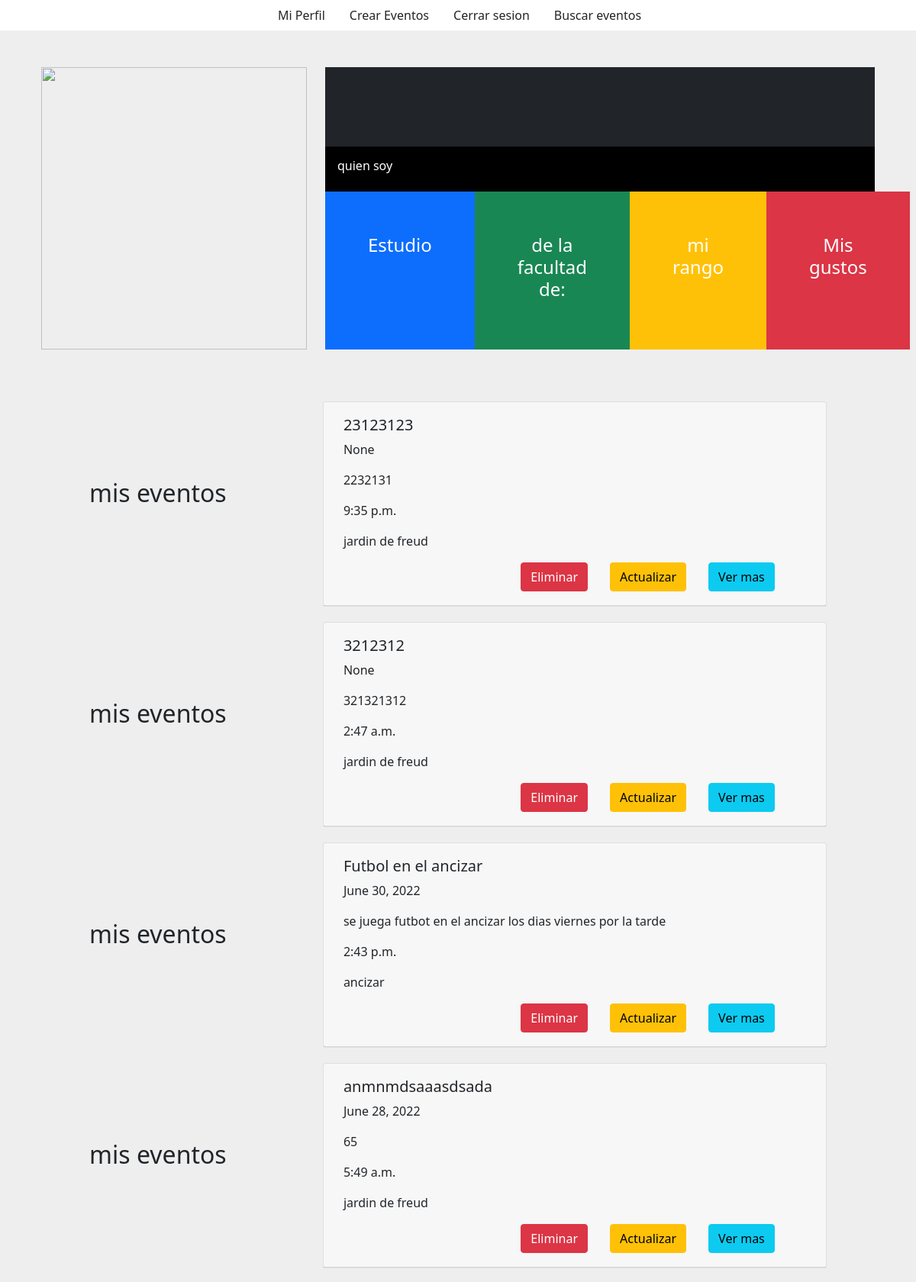
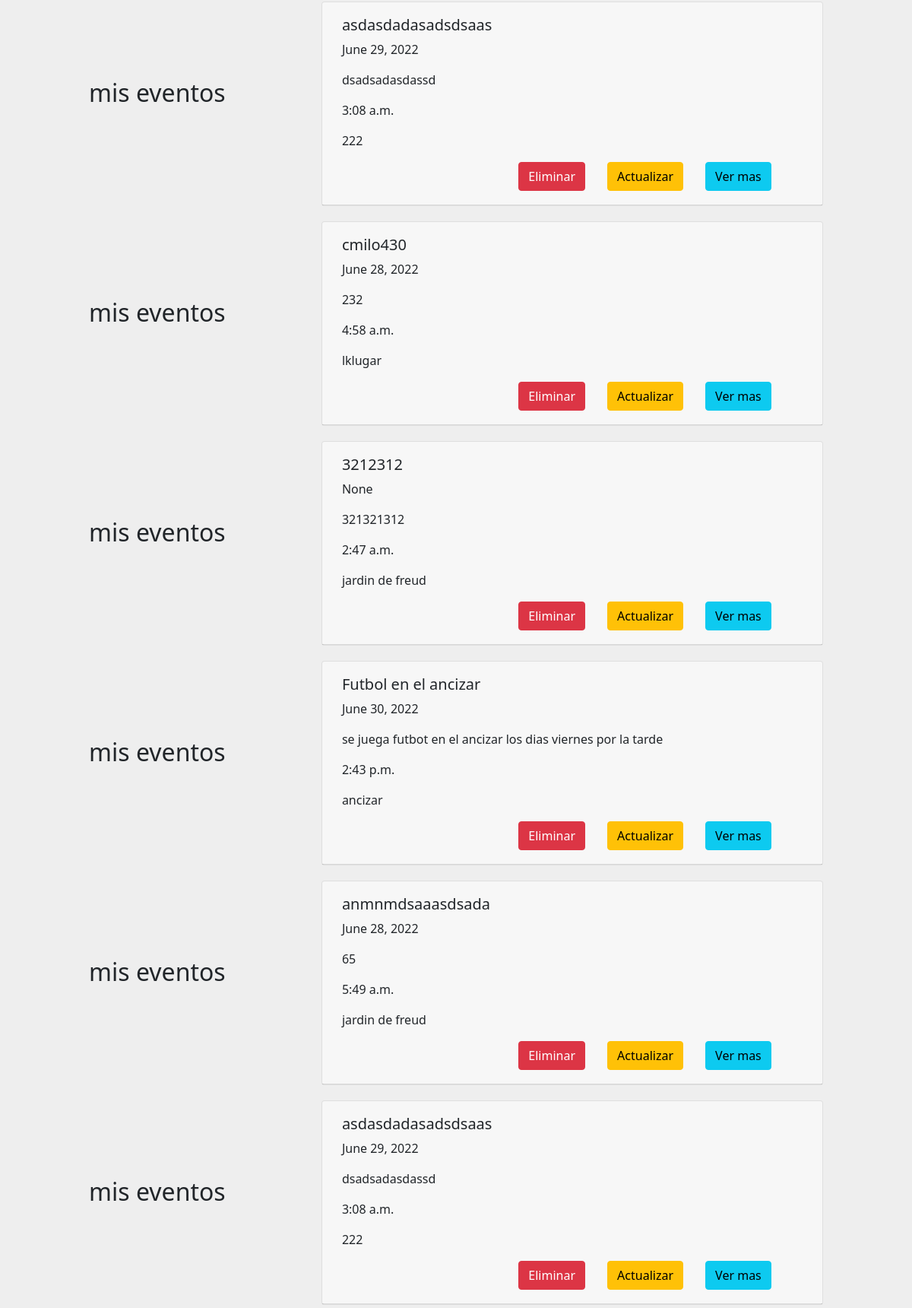
Screenshot of /User/perfil/ (signed in, upper part) with the database file from the repository (2 pictures, top to bottom).
### event/models.py (models this page shows, shortened)
class event(models.Model):
    id = models.AutoField(primary_key=True)
    name = models.CharField(max_length=45, unique=True)
    Description = models.TextField(max_length=245)
    facultad = models.CharField(max_length=20, null=True, blank=True)
    undergrade = models.CharField(max_length=30,null=True,blank =True)
    image = models.ImageField(upload_to=  "../images",null= True,blank=True)
    place = models.CharField(max_length=200)
    points = models.IntegerField()
    date = models.DateField(blank=True, null=True)
    hour = models.TimeField(blank=True, null=True)
    creator = models.ForeignKey(on_delete=models.CASCADE,to='user.user', related_name = "creator",null= True,blank=True)
    category = models.ManyToManyField('category')
    class Meta:
         verbose_name = "event"
         ordering = ['name']

### user/views.py (the view)
# urls.py: path('perfil/',profileView.as_view(),name="perfil")
class profileView(LoginRequiredMixin,ListView):
    model = user
    context_object_name = 'user'
    template_name = '../templates/profile.html'

### templates/profile.html (shortened to what this page needs)
<html>
    <head>
    <link href="https://cdn.jsdelivr.net/npm/bootstrap@5.0.2/dist/css/bootstrap.min.css" rel="stylesheet">
    </head>
    <body>
           <nav class="nav ps-1 justify-content-center bg-white">
            <a href="../../User/perfil/" class="nav-link text-reset">Mi Perfil</a>
            <a href="../../event/crearEvento/" class="nav-link text-reset">Crear Eventos</a>
            <a href="../../accounts/logout/ " class="nav-link text-reset">Cerrar sesion</a>
            <a href="../../event/listview/" class="nav-link text-reset">Buscar eventos</a>
           </nav>
           <div class="container" style="display: flex; justify-content: center; align-items: center; flex-direction: column;  ">
            <div class="container mt-5 mb-5">
                <div class="row no-gutters">
                    <div class="col-md-4 col-lg-4"><img src="https://i.imgur.com/aCwpF7V.jpg"></div>
                    <div class="col-md-8 col-lg-8">
                        <div class="d-flex flex-column">
                            <div class="d-flex flex-row justify-content-between align-items-center p-5 bg-dark text-white">
                                <h3 class="display-5">{{user.username}}</h3></div>
                            <div class="p-3 bg-black text-white">
                                <h6> quien soy</h6>
                            </div>
                            <div class="d-flex flex-row text-white">
                                <div class="p-4 bg-primary text-center skill-block">
                                    <h4>Estudio</h4>
                                </div>
                                <div class="p-3 bg-success text-center skill-block">
                                    <h4> de la facultad de:</h4>
                                </div>
                                <div class="p-3 bg-warning text-center skill-block">
                                    <h4>mi rango</h4>
                                </div>
                                <div class="p-3 bg-danger text-center skill-block">
                                    <h4>Mis gustos</h4>
                                </div>
                            </div>
                        </div>
                    </div>
                </div>
            </div>
            {%for i in user%}
            {%for event in i.event.all%}
            <div class="container" style="display: flex; justify-content: space-around; align-items: center; flex-direction: row;">
                <h2> mis eventos</h2>
                <div class="card" style="width: 55vw; margin-top: 20px;">
                    <div class="card-header">
                        <div class="card-body" style="display: flex;  flex-direction: column;   padding: 10px;">
                            <h5 class="card-title">{{event.name}}</h5>
                            <p> {{event.date}}</p>
                            <p class="card-text">{{event.Description}}</p>
                            <p class="card-text">{{event.hour}} </p>
                            <p class="card-text"> {{event.place}}</p>
                            <div class="container" style="display: flex; justify-content: end;">
                                <a href="../../event/eliminarEvento/{{event.id}}"  style = "margin-right: 5% ;" class="btn btn-danger">Eliminar</a>
                                <a href="../../event/actualizarEvento/{{event.id}}"  style = "align-items: center;margin-right: 5% ; " class="btn btn-warning">Actualizar</a>
                                <a href="../../event/verEvento/{{event.id}}"  style = "align-items: flex-end; margin-right: 5% ;" class="btn btn-info">Ver mas</a>
                            </div>
                          </div>
                    </div>
                   </div>
            </div>
            {%endfor%}
               {% endfor %}
           </div>
    </body>
</html>

### templates/profile.html (style rules this page uses)
img { width: 100%; height: 100%; }
.bg-black { background: #000; }
.skill-block { width: 30%; }
@media (min-width: 991px) and (max-width:1200px) { .skill-block { padding: 32px !important; } }
@media (min-width: 1200px) { .skill-block { padding: 56px !important; } }
body { background-color: #eeeeee; }

### rows the page displays
event: name "23123123", date "None", Description "2232131", hour "9:35 p.m.", place "jardin de freud"
event: name "3212312", date "None", Description "321321312", hour "2:47 a.m.", place "jardin de freud"
event: name "Futbol en el ancizar", date "June 30, 2022", Description "se juega futbot en el ancizar los dias viernes por la tarde", hour "2:43 p.m.", place "ancizar"
event: name "anmnmdsaaasdsada", date "June 28, 2022", Description "65", hour "5:49 a.m.", place "jardin de freud"
event: name "asdasdadasadsdsaas", date "June 29, 2022", Description "dsadsadasdassd", hour "3:08 a.m.", place "222"
event: name "cmilo430", date "June 28, 2022", Description "232", hour "4:58 a.m.", place "lklugar"
